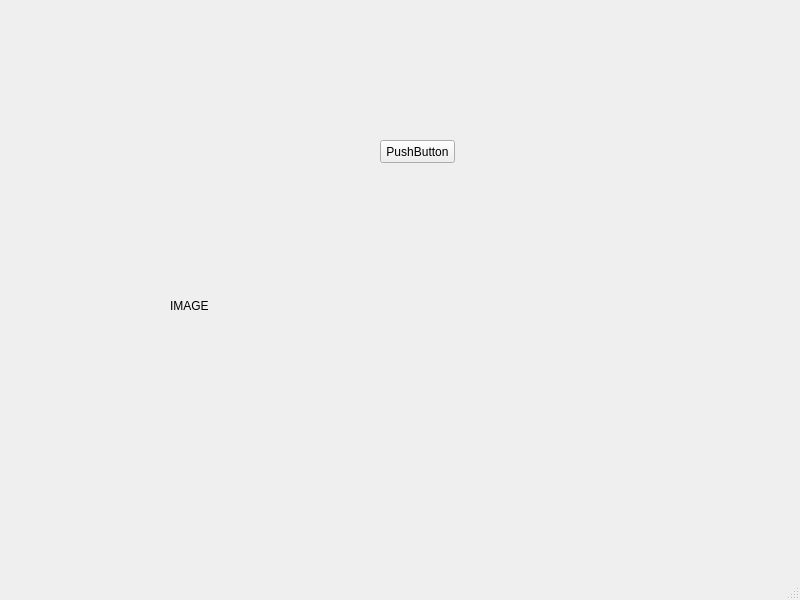
<?xml version="1.0" encoding="UTF-8"?>
<ui version="4.0">
 <class>MainWindow</class>
 <widget class="QMainWindow" name="MainWindow">
  <property name="geometry">
   <rect>
    <x>0</x>
    <y>0</y>
    <width>800</width>
    <height>600</height>
   </rect>
  </property>
  <property name="windowTitle">
   <string>MainWindow</string>
  </property>
  <widget class="QWidget" name="centralwidget">
   <widget class="QLabel" name="label">
    <property name="geometry">
     <rect>
      <x>170</x>
      <y>190</y>
      <width>491</width>
      <height>231</height>
     </rect>
    </property>
    <property name="text">
     <string>IMAGE</string>
    </property>
   </widget>
   <widget class="QPushButton" name="loadImageButton">
    <property name="geometry">
     <rect>
      <x>380</x>
      <y>140</y>
      <width>75</width>
      <height>23</height>
     </rect>
    </property>
    <property name="text">
     <string>PushButton</string>
    </property>
   </widget>
  </widget>
  <widget class="QMenuBar" name="menubar">
   <property name="geometry">
    <rect>
     <x>0</x>
     <y>0</y>
     <width>800</width>
     <height>21</height>
    </rect>
   </property>
  </widget>
  <widget class="QStatusBar" name="statusbar"/>
 </widget>
 <resources/>
 <connections/>
</ui>
